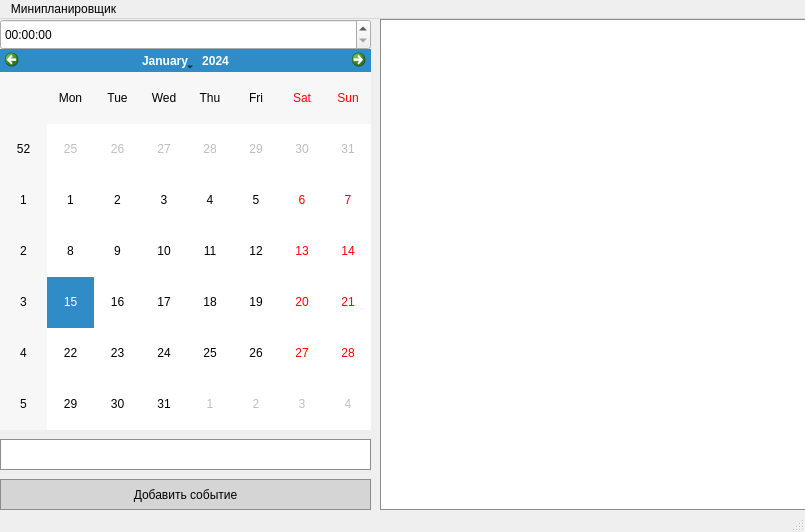
<?xml version="1.0" encoding="UTF-8"?>
<ui version="4.0">
 <class>MainWindow</class>
 <widget class="QMainWindow" name="MainWindow">
  <property name="geometry">
   <rect>
    <x>0</x>
    <y>0</y>
    <width>805</width>
    <height>532</height>
   </rect>
  </property>
  <property name="windowTitle">
   <string>MainWindow</string>
  </property>
  <widget class="QWidget" name="centralwidget">
   <widget class="QCalendarWidget" name="calendarWidget">
    <property name="geometry">
     <rect>
      <x>0</x>
      <y>30</y>
      <width>371</width>
      <height>381</height>
     </rect>
    </property>
    <property name="styleSheet">
     <string notr="true"/>
    </property>
   </widget>
   <widget class="QTimeEdit" name="timeEdit">
    <property name="geometry">
     <rect>
      <x>0</x>
      <y>0</y>
      <width>371</width>
      <height>31</height>
     </rect>
    </property>
   </widget>
   <widget class="QLineEdit" name="lineEdit">
    <property name="geometry">
     <rect>
      <x>0</x>
      <y>420</y>
      <width>371</width>
      <height>31</height>
     </rect>
    </property>
    <property name="styleSheet">
     <string notr="true">
border-style: solid;
border-color: rgb(141, 141, 141) ;
border-width: 1px;
</string>
    </property>
   </widget>
   <widget class="QPushButton" name="pushButton">
    <property name="geometry">
     <rect>
      <x>0</x>
      <y>460</y>
      <width>371</width>
      <height>31</height>
     </rect>
    </property>
    <property name="styleSheet">
     <string notr="true">background-color: rgb(213, 213, 213);
font: 10pt &quot;Arial&quot;;
border-style: solid;
border-color: rgb(141, 141, 141) ;
border-width: 1px;
</string>
    </property>
    <property name="text">
     <string>Добавить событие</string>
    </property>
   </widget>
   <widget class="QTextBrowser" name="textBrowser">
    <property name="geometry">
     <rect>
      <x>380</x>
      <y>0</y>
      <width>431</width>
      <height>491</height>
     </rect>
    </property>
    <property name="styleSheet">
     <string notr="true">
border-style: solid;
border-color: rgb(141, 141, 141) ;
border-width: 1px;
</string>
    </property>
   </widget>
  </widget>
  <widget class="QMenuBar" name="menubar">
   <property name="geometry">
    <rect>
     <x>0</x>
     <y>0</y>
     <width>805</width>
     <height>21</height>
    </rect>
   </property>
   <widget class="QMenu" name="menu">
    <property name="title">
     <string>Минипланировщик</string>
    </property>
   </widget>
   <addaction name="menu"/>
  </widget>
  <widget class="QStatusBar" name="statusbar"/>
 </widget>
 <resources/>
 <connections/>
</ui>
